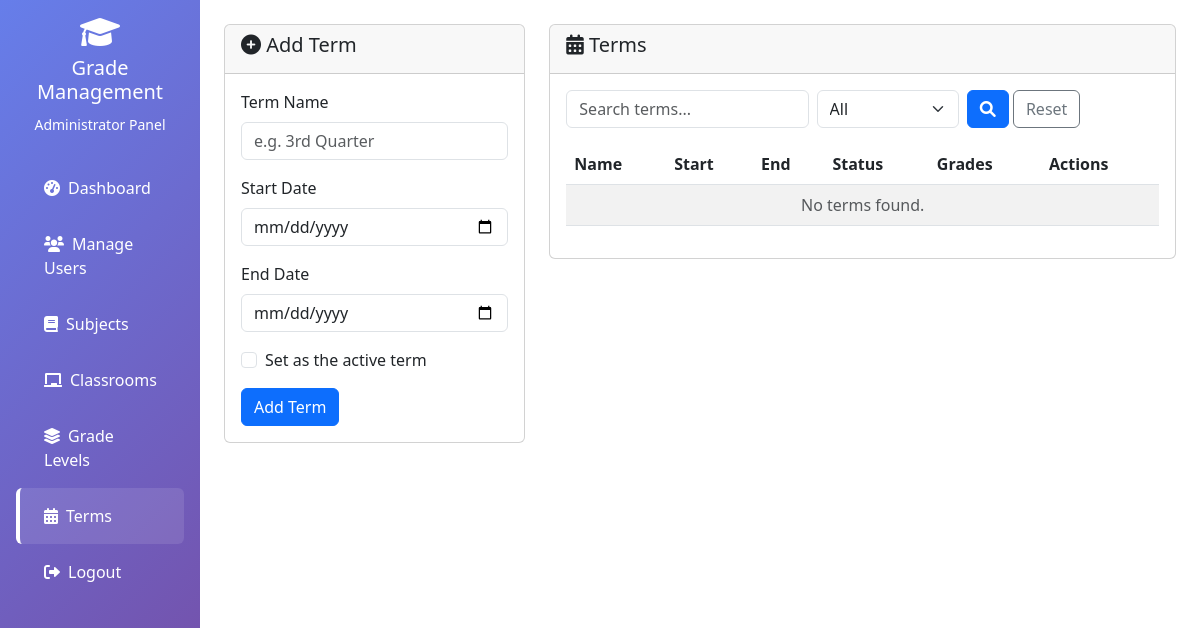
The app's page /terms.php (signed in), older data.
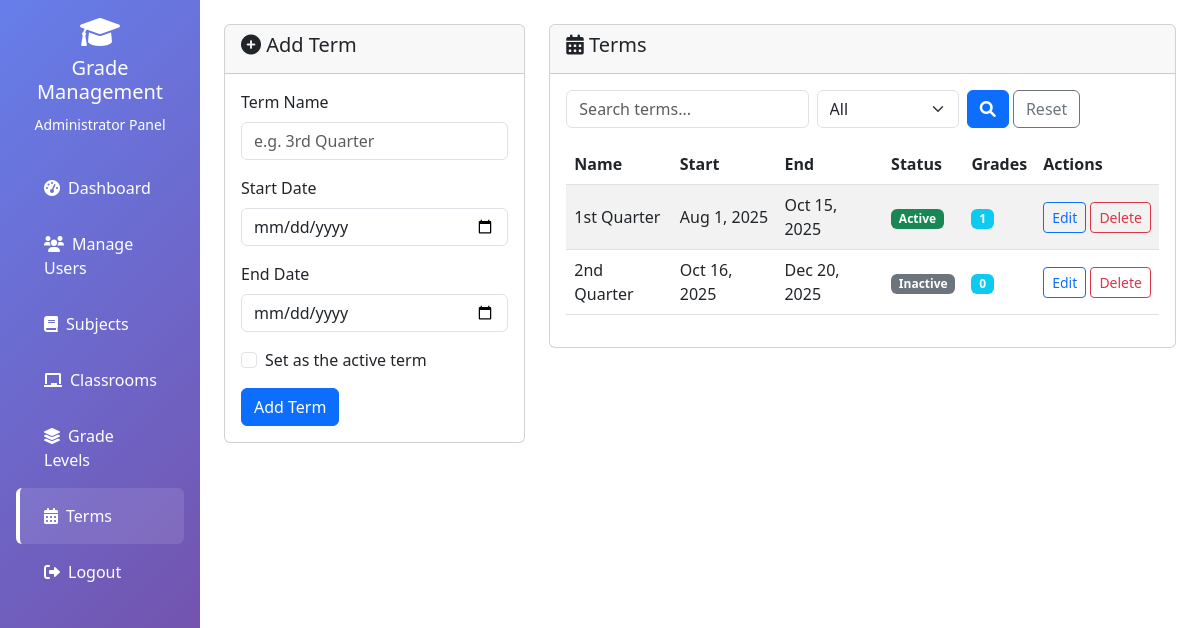
The same page, newer data.
### tables this page shows
CREATE TABLE `terms` (
  `id` int(11) NOT NULL AUTO_INCREMENT,
  `name` varchar(50) NOT NULL,
  `start_date` date NOT NULL,
  `end_date` date NOT NULL,
  `is_active` tinyint(1) NOT NULL DEFAULT 0,
  `created_at` timestamp NOT NULL DEFAULT current_timestamp(),
  PRIMARY KEY (`id`),
  UNIQUE KEY `name` (`name`)
);

### includes/functions.php (called while the page is built, shortened)
<?php
function e($value) {
    return htmlspecialchars((string)$value, ENT_QUOTES, 'UTF-8');
}
?>

### terms.php (the view, shortened to what the changed rows need)
<?php
include 'includes/conn.php';
include 'includes/functions.php';
include 'includes/layout.php';
$q = getVal('q');
$where = ["t.name LIKE ?"];
$params = ['%' . $q . '%'];
$list = $pdo->prepare("
    SELECT t.*, (SELECT COUNT(*) FROM grades g WHERE g.term_id = t.id) AS grade_count
    FROM terms t
    WHERE " . implode(' AND ', $where) . "
    ORDER BY t.start_date
");
$list->execute($params);
$terms = $list->fetchAll();
layoutStartSidebar('Terms', 'admin', 'terms');
?>
<div class="row">
    <div class="col-md-8">
        <div class="card">
            <div class="card-body">
                <div class="table-responsive">
                    <table class="table table-striped align-middle">
                        <thead><tr><th>Name</th><th>Start</th><th>End</th><th>Status</th><th>Grades</th><th>Actions</th></tr></thead>
                        <tbody>
                        <?php foreach ($terms as $t): ?>
                            <tr>
                                <td><?php echo e($t['name']); ?></td>
                                <td><?php echo e(date('M j, Y', strtotime($t['start_date']))); ?></td>
                                <td><?php echo e(date('M j, Y', strtotime($t['end_date']))); ?></td>
                                <td><span class="badge bg-<?php echo $t['is_active'] ? 'success' : 'secondary'; ?>"><?php echo $t['is_active'] ? 'Active' : 'Inactive'; ?></span></td>
                                <td><span class="badge bg-info"><?php echo e($t['grade_count']); ?></span></td>
                                <td class="text-nowrap">
                                    <a href="?edit=<?php echo e($t['id']); ?>" class="btn btn-sm btn-outline-primary">Edit</a>
                                    <form method="POST" class="d-inline" onsubmit="return confirm('Are you sure you want to delete this term?')">
                                        <button type="submit" name="delete_term" class="btn btn-sm btn-outline-danger">Delete</button>
                                    </form>
                                </td>
                            </tr>
                        <?php endforeach; ?>
                        <?php if (!$terms): ?>
                            <tr><td colspan="6" class="text-center text-muted">No terms found.</td></tr>
                        <?php endif; ?>
                        </tbody>
                    </table>
                </div>
            </div>
        </div>
    </div>
</div>
<?php layoutEnd(); ?>

### includes/layout.php (shortened to what the changed rows need)
    <?php
function layoutStartSidebar($title, $role, $active) {
    if ($role === 'admin') {
        $items = [
            ['dashboard',    'admin.php#dashboard',  'fa-tachometer-alt', 'Dashboard'],
            ['users',        'admin.php#users',      'fa-users',          'Manage Users'],
            ['subjects',     'admin.php#subjects',   'fa-book',           'Subjects'],
            ['classrooms',   'admin.php#classrooms', 'fa-chalkboard',     'Classrooms'],
            ['grade_levels', 'grade_levels.php',     'fa-layer-group',    'Grade Levels'],
            ['terms',        'terms.php',            'fa-calendar-alt',   'Terms'],
        ];
    }
    ?>
<!DOCTYPE html>
<html lang="en">
<head>
    <link href="https://cdn.jsdelivr.net/npm/bootstrap@5.3.0/dist/css/bootstrap.min.css" rel="stylesheet">
    <link href="https://cdnjs.cloudflare.com/ajax/libs/font-awesome/6.0.0/css/all.min.css" rel="stylesheet">
</head>
<body>
    <div class="container-fluid">
        <div class="row">
            <div class="col-md-3 col-lg-2 sidebar">
                <div class="d-flex flex-column p-3">
                    <ul class="nav nav-pills flex-column">
                        <?php foreach ($items as $it): ?>
                        <li class="nav-item">
                            <a class="nav-link <?php echo ($it[0] === $active) ? 'active' : ''; ?>" href="<?php echo e($it[1]); ?>">
                                <i class="fas <?php echo e($it[2]); ?> me-2"></i><?php echo e($it[3]); ?>
                            </a>
                        </li>
                        <?php endforeach; ?>
                    </ul>
                </div>
            </div>
            <div class="col-md-9 col-lg-10 ms-sm-auto px-4 py-4">
    <?php
}
    if ($message): ?>
    <?php endif;
function layoutEnd() {
    $sidebar = !empty($GLOBALS['layout_sidebar']);
    ?>
    <?php echo $sidebar ? '</div></div></div>' : '</div>'; ?>
</body>
</html>
    <?php
}

Row changes from the older to the newer data that the page shows:
added terms: name "1st Quarter", start_date "Aug 1, 2025", end_date "Oct 15, 2025", is_active "Active", grade_count "1"
added terms: name "2nd Quarter", start_date "Oct 16, 2025", end_date "Dec 20, 2025", is_active "Inactive", grade_count "0"
Text that changed along with them:
text no longer shown: "No terms found."
